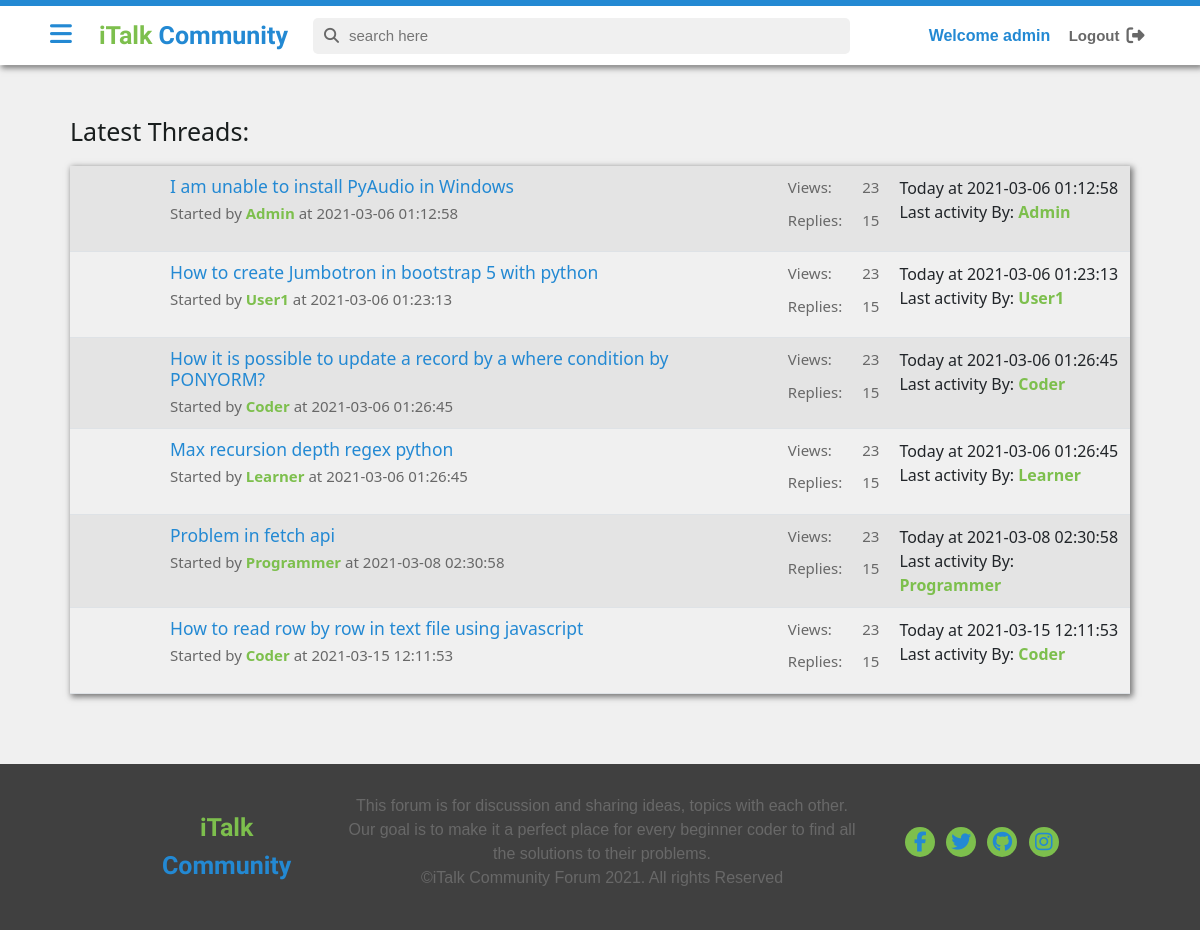
The app's page /newthreads.php (signed in) with its own data.
### tables this page shows
CREATE TABLE `threads` (
  `thread_id` int(7) NOT NULL,
  `thread_title` varchar(255) NOT NULL,
  `thread_desc` text NOT NULL,
  `thread_cat_id` int(7) NOT NULL,
  `thread_user_id` int(7) NOT NULL,
  `timestamp` datetime NOT NULL DEFAULT current_timestamp()
);

CREATE TABLE `users_23` (
  `user_id` int(7) NOT NULL,
  `username` varchar(23) NOT NULL,
  `email` varchar(255) NOT NULL,
  `password` varchar(255) NOT NULL,
  `user_description` text NOT NULL,
  `user_img` varchar(255) NOT NULL,
  `timestamp` datetime NOT NULL DEFAULT current_timestamp()
);

### newthreads.php (the view, shortened to what this page needs)
<!doctype html>
<html lang="en">
<head>
    <link href="https://cdn.jsdelivr.net/npm/bootstrap@5.0.0-beta2/dist/css/bootstrap.min.css" rel="stylesheet"
>
    <link rel="stylesheet" href="assets/libraries/slick-1.8.1/slick/slick.css">
    <link rel="stylesheet" href="assets/libraries/fontawesome-free-5.15.2-web/css/all.min.css">
    <link rel="stylesheet" href="style.css?v=<?php echo time(); ?>">
    <link rel="stylesheet" href="partials/css/partials.css?v=<?php echo time(); ?>">
    <link rel="stylesheet" href="css/threadlist.css?v=<?php echo time(); ?>">
</head>
<body>
    <?php require "partials/_header.php";?>
    <div class="main-container">
        <?php require "partials/_sidenav.php"?>
        <div class="_main" id="main">
            <h1 class="browse-heading">Latest Threads:</h1>
            <div class="threads">
                <div class="thread-cat">
                    <table class="table table-hover table-striped m-0">
                        <tbody>
                            <?php
                    $sql = "SELECT * FROM `threads`";
                    $res = mysqli_query($conn, $sql);
                    while($row = mysqli_fetch_assoc($res)){
                        $id = $row['thread_id'];
                        $title = $row['thread_title'];
                        $threadTime = $row['timestamp'];
                        $user_id = $row['thread_user_id'];
                        $sql2 = "SELECT username FROM `users_23` WHERE user_id='$user_id'";
                        $res2 = mysqli_query($conn, $sql2);
                        $row = mysqli_fetch_assoc($res2);
                        $user = $row['username'];
                        echo '
                        <tr class="question ">
                        <th scope="row "><span class=""><img src="assets/images/cat-1.png" alt=""></span></th>
                        <td><h3><a href="thread.php?thread_id='.$id.'">'.$title.'</a></h3>
                        <p class="my-0 posted">Started by  <a href="/OnlineForum/user.php?v='.$user_id.'">'.$user.'</a> at '.$threadTime.'</p>
                        </td>
                        <td><p>Views:</p><p>Replies:</p></td>
                        <td><p>23</p><p>15</p></td>
                        <td>Today at '.$threadTime.'<br>Last activity By: <a style="text-decoration:none; color:#7DBF4D; text-transform:capitalize; font-weight:600;" href="/OnlineForum/user.php?v='.$user_id.'"> '.$user.'</a></td>
                    </tr>';
                }
                echo'
                    </tbody>
            </table>';
    ?>
                </div>
            </div>
        </div>
    </div>
    <?php require "partials/_footer.php"; ?>
</body>
</html>

### style.css (style rules this page uses)
:root { --primary : #2389D3; --secondary : #7DBF4D; --dark : #191e1e; --light : #F0F0F0; --bgwhite : #f4f7f9; --pure: #fff; --grey :#686868; --bglight:#f0f0f0; }
*, *:before, *:after { margin: 0; padding: 0; box-sizing: border-box; }
html { font-size: 62.5%; -webkit-font-smoothing: antialiased; }
body { background: var(--pure); font-size: 1.6rem; }
div.main-container { padding: 0; margin-top: 6.6rem; }
.main ._main { margin: 0rem; padding: 5rem; position: relative; }

### css/threadlist.css (style rules this page uses)
.main ._main { margin-left: 20rem; }
div._main h1.browse-heading { color: var(--dark); margin: 0 2rem; }
div._main .threads { margin: 2rem; box-shadow: 2px 2px 6px 1px rgba(0,0,0, 0.5); }
div._main .threads table tbody tr.question span { width: 7rem; height: auto; padding: .9rem; display: flex; justify-content: center; align-items: center; }
div._main .threads table tbody tr.question td, div._main .threads table tbody tr.question th { padding: 1rem; }
div._main .threads table tbody tr.question td h3 a { color: var(--primary); text-decoration: none; }
div._main .threads table tbody tr.question td p { font-weight: 400; font-size: 1.5rem; color: var(--grey); }
div._main .threads table tbody tr.question td p.posted a { text-decoration: none; color: var(--secondary); text-transform: capitalize; font-weight: 600; }

### newthreads.php (style rules this page uses)
#main { min-height: 70vh; }

### records on screen
threads: thread_title "I am unable to install PyAudio in Windows", users_23.username "Admin", timestamp "2021-03-06 01:12:58"
threads: thread_title "How to create Jumbotron in bootstrap 5 with python", users_23.username "User1", timestamp "2021-03-06 01:23:13"
threads: thread_title "How it is possible to update a record by a where condition by PONYORM?", users_23.username "Coder", timestamp "2021-03-06 01:26:45"
threads: thread_title "Max recursion depth regex python", users_23.username "Learner", timestamp "2021-03-06 01:26:45"
threads: thread_title "Problem in fetch api", users_23.username "Programmer", timestamp "2021-03-08 02:30:58"
threads: thread_title "How to read row by row in text file using javascript", users_23.username "Coder", timestamp "2021-03-15 12:11:53"

### other values on screen
$_SESSION['username'] "admin"
